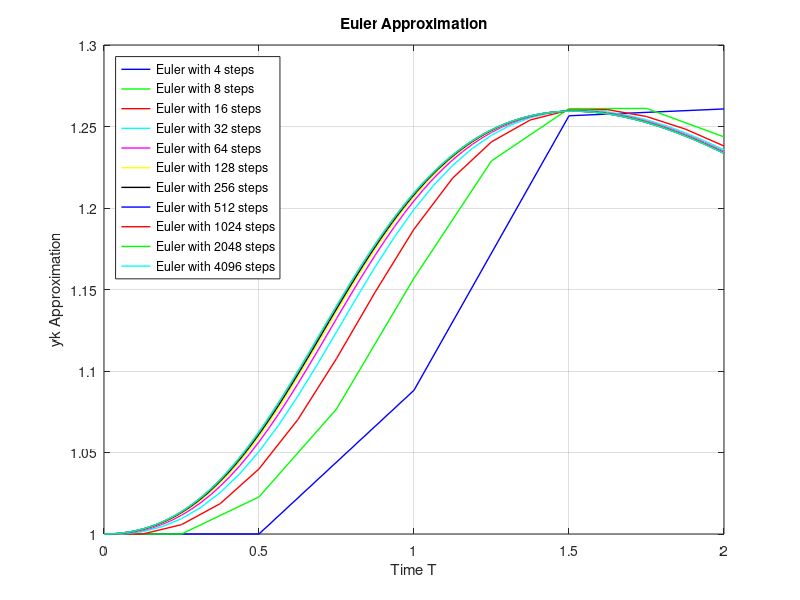
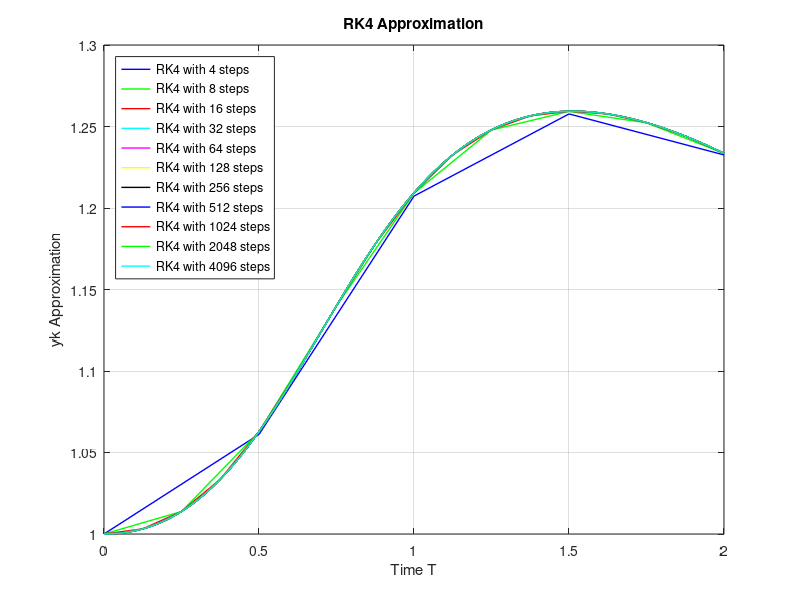
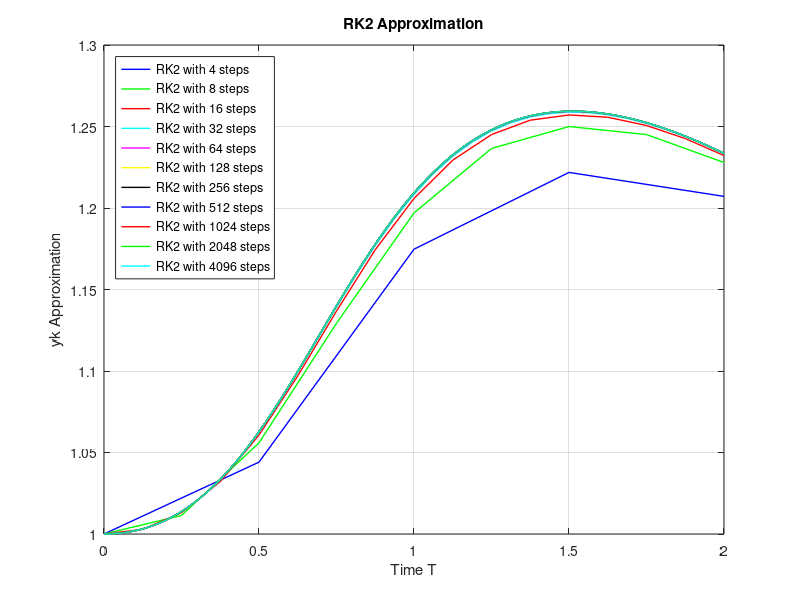
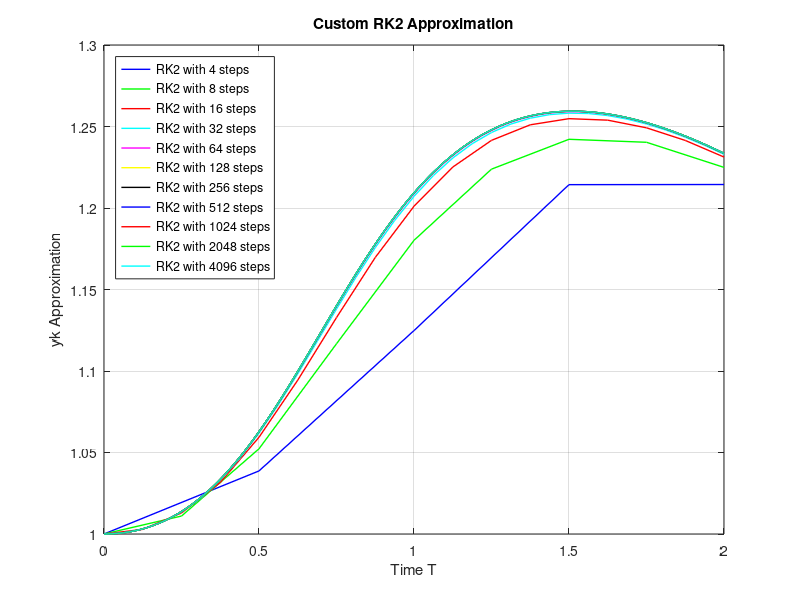

The MATLAB script that drew these images, in order: (Note: this script raises an error after producing the figures.)
clear all; 
close all;
clc;
format long;
name = 'Kasey Haman';
id = 'A16978114';

%%Problem 1 

%Initialize for Euler-------------------------------------------------------
f = @(t, y) exp(-y).*sin(t+2.*pi.*y);
T = 2; y(1) = 1;

%loop for number of steps and step size
n(1) = 4;
h(1) = T/n;
for l = 1:10
    n(l+1) = n(l)*2;
    h(l+1) = T/n(l+1);
end

%Solve Euler for each step size

for n = 1:11
    i = 0;
    y = 1;
    for t = 0:h(n):2
        i = i + 1;
        y(i+1) = y(i) + h(n)*f(t, y(i));
    end
    Eulertvalues{n} = 0:h(n):2;
    Euleryvalues{n} = y(1:end-1);
    Eulerysoln(n) = y(end-1);
end

%loop for number of steps for graph.

figure(1), hold on;
for n = 1:11 
    str(n) = T./h(n);
   legend_string{n} = sprintf('Euler with %d steps',str(n));
cs = 'bgrcmykbrgcm';
 plot(Eulertvalues{n},Euleryvalues{n}, cs(n),'LineWidth',1);
end
legend(legend_string,'Location','Northwest');
xlabel('Time T'); ylabel('yk Approximation');
title('Euler Approximation');
box on; grid on;
set(gca,'FontSize',10)


%Initialize for RK4-----------------------------------------------------
f = @(t, y) exp(-y).*sin(t+2.*pi.*y);
T = 2; y(1) = 1;

%loop for number of steps and step size
n(1) = 4;
h(1) = T/n;
for l = 1:10
    n(l+1) = n(l)*2;
    h(l+1) = T/n(l+1);
end

%Solve RK4 for each step size

for n = 1:11
    i = 0;
    y = 1;
    for t = 0:h(n):2
        i = i + 1;
        k1 = h(n)*f(t, y(i));
        k2 = h(n)*f(t+h(n)/2, y(i)+k1/2);
        k3 = h(n)*f(t+h(n)/2, y(i)+k2/2);
        k4 = h(n)*f(t+h(n), y(i)+k3);
        y(i+1) = y(i) + 1/6*(k1+2*(k2+k3)+k4);
    end
    RK4tvalues{n} = 0:h(n):2;
    RK4yvalues{n} = y(1:end-1);
    RK4ysoln(n) = y(end-1);
end

%loop for number of steps for graph.

figure(2), hold on;
for n = 1:11 
    str(n) = T./h(n);
   legend_string{n} = sprintf('RK4 with %d steps',str(n));
cs = 'bgrcmykbrgcm';
 plot(RK4tvalues{n},RK4yvalues{n}, cs(n),'LineWidth',1);
end
legend(legend_string,'Location','Northwest');
xlabel('Time T'); ylabel('yk Approximation');
title('RK4 Approximation');
box on; grid on;
set(gca,'FontSize',10)



%Initialize for RK2-------------------------------------------------------
f = @(t, y) exp(-y).*sin(t+2.*pi.*y);

B1 = 1/2; B2 = 1/2; mew = 1; alpha = 1; T = 2; y(1) = 1;

%loop for number of steps and step size
n(1) = 4;
h(1) = T/n;
for l = 1:10
    n(l+1) = n(l)*2;
    h(l+1) = T/n(l+1);
end

%Solve RK2 for each step size

for n = 1:11
    i = 0;
    y = 1;
    for t = 0:h(n):2
        i = i + 1;
        k1 = h(n)*f(t, y(i));
        k2 = h(n)*f(t+mew*h(n), y(i)+alpha*k1);
        y(i+1) = y(i) + B1*k1 + B2*k2;
    end
    RK2tvalues{n} = 0:h(n):2;
    RK2yvalues{n} = y(1:end-1);
    RK2ysoln(n) = y(end-1);
end

%loop for number of steps for graph.

figure(3), hold on;
for n = 1:11 
    str(n) = T./h(n);
   legend_string{n} = sprintf('RK2 with %d steps',str(n));
cs = 'bgrcmykbrgcm';
 plot(RK2tvalues{n},RK2yvalues{n}, cs(n),'LineWidth',1);
end
legend(legend_string,'Location','Northwest');
xlabel('Time T'); ylabel('yk Approximation');
title('RK2 Approximation');
box on; grid on;
set(gca,'FontSize',10)

%Initialize for Custom RK2------------------------------------------------
f = @(t, y) exp(-y).*sin(t+2.*pi.*y);

B1 = 3/4; B2 = 1/4; mew = 2; alpha = 2; T = 2; y(1) = 1;

%loop for number of steps and step size
n(1) = 4;
h(1) = T/n;
for l = 1:10
    n(l+1) = n(l)*2;
    h(l+1) = T/n(l+1);
end

%Solve RK2 Custom for each step size

for n = 1:11
    i = 0;
    y = 1;
    for t = 0:h(n):2
        i = i + 1;
        k1 = h(n)*f(t, y(i));
        k2 = h(n)*f(t+mew*h(n), y(i)+alpha*k1);
        y(i+1) = y(i) + B1*k1 + B2*k2;
    end
    RKCtvalues{n} = 0:h(n):2;
    RKCyvalues{n} = y(1:end-1);
    RKCysoln(n) = y(end-1);
end

%loop for number of steps for graph.

figure(4), hold on;
for n = 1:11 
    str(n) = T./h(n);
   legend_string{n} = sprintf('RK2 with %d steps',str(n));
cs = 'bgrcmykbrgcm';
 plot(RKCtvalues{n},RKCyvalues{n}, cs(n),'LineWidth',1);
end
legend(legend_string,'Location','Northwest');
xlabel('Time T'); ylabel('yk Approximation');
title('Custom RK2 Approximation');
box on; grid on;
set(gca,'FontSize',10)

%Solve Runge Kuta 4 for "true" solution-----------------------------------
f = @(t, y) exp(-y).*sin(t+2.*pi.*y);
T = 2; y(1) = 1; n = 8192; h = T/n;
 i = 0;
    for t = 0:h:2
        i = i + 1;
        k1 = h*f(t, y(i));
        k2 = h*f(t+h/2, y(i)+k1/2);
        k3 = h*f(t+h/2, y(i)+k2/2);
        k4 = h*f(t+h, y(i)+k3);
        y(i+1) = y(i) + 1/6*(k1+2*(k2+k3)+k4);
    end
treuyvalues = y(1:end-1);
treutvalues = 0:h:2;
trueyvalue = treuyvalues(end);




%Initialize for error plot-----------------------------------------------
for n = 1:11
    ErrorEuler(n) = abs(trueyvalue - Eulerysoln(n));
    ErrorRK2(n) = abs(trueyvalue - RK2ysoln(n));
    ErrorRKC(n) = abs(trueyvalue - RKCysoln(n));
    ErrorRK4(n) = abs(trueyvalue - RK4ysoln(n));
end
n(1) = 4;
h(1) = T/n;
for l = 1:10
    n(l+1) = n(l)*2;
    h(l+1) = T/n(l+1);
end

%Plot the log error
figure(5), hold on;
cs = 'krbgmckrbgm';
 plot(log10(n),log10(ErrorEuler), '-k','LineWidth',1);
 plot(log10(n),log10(ErrorRK2), 'r','LineWidth',1);
 plot(log10(n),log10(ErrorRKC), 'b','LineWidth',1);
 plot(log10(n),log10(ErrorRK4), 'c','LineWidth',1);
xlabel('Log10(n)'); ylabel('log10(Error y(T))');
title('Log Error y(T) versus log(n)');
legend('Euler', 'RK2', 'Custom RK2', 'RK4','Location','Southwest');
box on; grid on;
set(gca,'FontSize',10)

%Q: Comment on the slopes
%Ans: We see that RK4 has the highest slope, the RK2 functions (which look
%nearly identical) have the second highest slope and our euler function has
%the lowest slope. The slope indicates how fast a function will converge to
%the correct solution, with a higher slope indicating faster convergence.
%Thus, RK4 is the fastest among this groupset.






%%Problem 2---------------------------------------------------------------
%Plot the log error in y(T) versus log f
%Note: Becuase Rk4 has 4 function evals per step, the amount of function
%evals is n*4. Similarly RK2 has 2 function evals per step (n.*2) and 
% Euler's only has one per step (n).
figure(6), hold on;
cs = 'krbgmckrbgm';
 plot(log10(n),log10(ErrorEuler), '-k','LineWidth',1);
 plot(log10(n.*2),log10(ErrorRK2), 'r','LineWidth',1);
 plot(log10(n.*2),log10(ErrorRKC), 'b','LineWidth',1);
 plot(log10(n.*4),log10(ErrorRK4), 'c','LineWidth',1);
xlabel('Log10(Function Evals)'); ylabel('log10(Error y(T))');
title('Log Error y(T) versus Function Evaluations');
legend('Euler', 'RK2', 'Custom RK2', 'RK4','Location','Southwest');
box on; grid on;
set(gca,'FontSize',10)

%Q: How do the resulting plots change? Explain why they change the way they
%do.
%Ans: Certain plots are translated to the right. This means that there is a
%higher cost to get the same error. Note that because RK4 has more function
%evals per step, it has a higher translation than RK2. And because Euler
%has one function eval per step, it has no translation.










%%Problem 3---------------------------------------------------------------
clear all
%loop for number of steps and step size
T = 6;
n(1) = 8;
h(1) = T/n;
for l = 1:6
    n(l+1) = n(l)*2;
    h(l+1) = T/n(l+1);
end
%Initialize
f = @(z, t, y) exp(-1-sin(z))-sin(t+y).^2.*(1+z.^2).^(1/3); 
y(1) = 4;

for n = 1:7
  [yk_values{n},t_values{n}] = RK4(f, y, 0, h(n)); 
end


%Plot solution approximations
figure(7), hold on;
for n = 1:7 
    str(n) = T./h(n);
   legend_string{n} = sprintf('RK4 with %d steps',str(n));
cs = 'bgrcmykbrgcm';
 plot(t_values{n},yk_values{n}, cs(n),'LineWidth',1);
end
legend(legend_string,'Location','southwest');
xlabel('Time T'); ylabel('yk Approximation');
title('Problem 3 RK4 Approximation');
box on; grid on;
set(gca,'FontSize',10)

%Q: Explain why you selected the various step sizes. Would it make sense to
%have relation between the number of Runge Kutta steps and the number of
%steps in the fixed point component?
%A: I chose step sizes that varied up to 500 steps in order to see if the
%system would converge quickly with a low step size, using 500 steps as a true
%solution. It makes sense to ensure that the step sizes between fixed point
%and Runge Kutta are similar, as in real life we don't have infinite
%computing power. So we should practice with having equal calculation for
%both fixed point method and Runge Kutta in order to minimize
%error.
